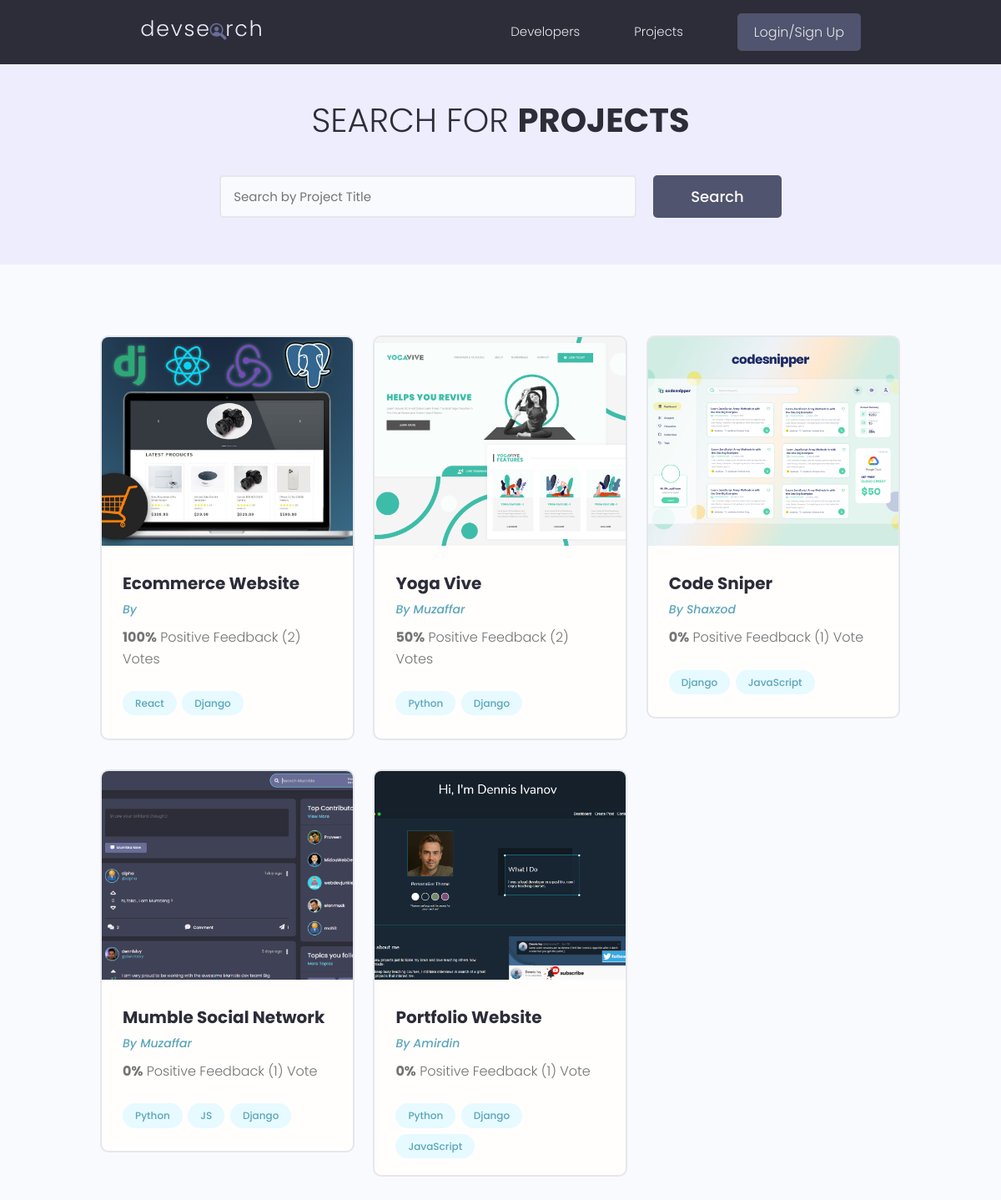
/projects/, run on the app's committed database.
### projects/models.py (models this page shows, shortened)
class Project(models.Model):
    owner = models.ForeignKey(
        Profile, null=True, blank=True, on_delete=models.CASCADE)
    title = models.CharField(max_length=200)
    description = models.TextField(null=True, blank=True)
    featured_image = models.ImageField(null=True, blank=True, default="default.jpg")
    demo_link = models.CharField(max_length=2000, null=True, blank=True)
    source_link = models.CharField(max_length=2000, null=True, blank=True)
    tags = models.ManyToManyField('Tag', blank=True)
    vote_total = models.IntegerField(default=0, null=True, blank=True)
    vote_ratio = models.IntegerField(default=0, null=True, blank=True)
    created = models.DateTimeField(auto_now_add=True)
    id = models.UUIDField(default=uuid.uuid4, unique=True,
                          primary_key=True, editable=False)
    class Meta:
        ordering = ['-vote_ratio', '-vote_total', 'title']
    @property
    def imageURL(self):
        try:
            url = self.featured_image.url
        except:
            url = ''
        return url

class Tag(models.Model):
    name = models.CharField(max_length=200)
    created = models.DateTimeField(auto_now_add=True)
    id = models.UUIDField(default=uuid.uuid4, unique=True,
                          primary_key=True, editable=False)
    def __str__(self):
        return self.name

### users/models.py (models this page shows, shortened)
class Profile(models.Model):
    user = models.OneToOneField(
        User, on_delete=models.CASCADE, null=True, blank=True)
    name = models.CharField(max_length=200, blank=True, null=True)
    email = models.EmailField(max_length=500, blank=True, null=True)
    username = models.CharField(max_length=200, blank=True, null=True)
    location = models.CharField(max_length=200, blank=True, null=True)
    short_intro = models.CharField(max_length=200, blank=True, null=True)
    bio = models.TextField(blank=True, null=True)
    profile_image = models.ImageField(null=True, blank=True, upload_to='profiles/', default="profiles/user-default.png")
    social_github = models.CharField(max_length=200, blank=True, null=True)
    social_twitter = models.CharField(max_length=200, blank=True, null=True)
    social_linkedin = models.CharField(max_length=200, blank=True, null=True)
    social_youtube = models.CharField(max_length=200, blank=True, null=True)
    social_website = models.CharField(max_length=200, blank=True, null=True)
    created = models.DateTimeField(auto_now_add=True)
    id = models.UUIDField(default=uuid.uuid4, unique=True,
                          primary_key=True, editable=False)
    class Meta:
        ordering = ['created']

### projects/views.py (the view)
# urls.py: path('projects/', views.getProjects),
def projects(request):
    projects, search_query = searchProjects(request)
    custom_range, projects = paginateProjects(request, projects, 6)
    context = {'projects': projects,
               'search_query': search_query, 'custom_range': custom_range}
    return render(request, 'projects/projects.html', context)

### projects/utils.py (called while the page is built)
def paginateProjects(request, projects, results):
    page = request.GET.get('page')
    paginator = Paginator(projects, results)
    try:
        projects = paginator.page(page)
    except PageNotAnInteger:
        page = 1
        projects = paginator.page(page)
    except EmptyPage:
        page = paginator.num_pages
        projects = paginator.page(page)
    leftIndex = (int(page) - 4)
    if leftIndex < 1:
        leftIndex = 1
    rightIndex = (int(page) + 5)
    if rightIndex > paginator.num_pages:
        rightIndex = paginator.num_pages + 1
    custom_range = range(leftIndex, rightIndex)
    return custom_range, projects

def searchProjects(request):
    search_query = ''
    if request.GET.get('search_query'):
        search_query = request.GET.get('search_query')
    tags = Tag.objects.filter(name__icontains=search_query)
    projects = Project.objects.distinct().filter(
        Q(title__icontains=search_query) |
        Q(description__icontains=search_query) |
        Q(owner__name__icontains=search_query) |
        Q(tags__in=tags)
    )
    return projects, search_query

### projects/templates/projects/projects.html (shortened to what this page needs)
{% extends 'main.html' %}
{% block content %}
<main class="projects">
    <section class="hero-section text-center">
        <div class="container container--narrow">
            <div class="hero-section__box">
                <h2>Search for <span>Projects</span></h2>
            </div>
            <div class="hero-section__search">
                <form id='searchForm' class="form" action="{% url 'projects' %}" method="get">
                    <div class="form__field">
                        <input class="input input--text" id="formInput#search" type="text" name="search_query"
                            placeholder="Search by Project Title" value="{{search_query}}" />
                    </div>
                    <input class="btn btn--sub btn--lg" type="submit" value="Search" />
                </form>
            </div>
        </div>
    </section>
    <section class="projectsList">
        <div class="container">
            <div class="grid grid--three">
                {% for project in projects %}
                <div class="column">
                    <div class="card project">
                        <a href="{% url 'project' project.id %}" class="project">
                            <img class="project__thumbnail" src="{{project.imageURL}}" alt="project thumbnail" />
                            <div class="card__body">
                                <h3 class="project__title">{{project.title}}</h3>
                                <p><a class="project__author" href="{% url 'user-profile' project.owner.id %}">By
                                        {{project.owner.name}}</a>
                                </p>
                                <p class="project--rating">
                                    <span style="font-weight: bold;">{{project.vote_ratio}}%</span> Positive
                                    Feedback ({{project.vote_total}}) Vote{{project.vote_total|pluralize:"s"}}
                                </p>
                                <div class="project__tags">
                                    {% for tag in project.tags.all %}
                                    <span class="tag tag--pill tag--main">
                                        <small>{{tag}}</small>
                                    </span>
                                    {% endfor %}
                                </div>
                            </div>
                        </a>
                    </div>
                </div>
                {% endfor %}
            </div>
        </div>
    </section>
</main>
{% endblock %}

### templates/main.html (shortened to what this page needs)
<!DOCTYPE html>
{% load static %}
<html>
<head>
    <link rel="stylesheet" href="https://cdn.iconmonstr.com/1.3.0/css/iconmonstr-iconic-font.min.css" />
    <link rel="stylesheet" href="{% static 'uikit/styles/uikit.css' %}" />
    <link rel="stylesheet" href="{% static 'styles/app.css' %}" />
</head>
<body>
    {% include 'navbar.html' %}
    {% block content %}
    {% endblock content %}
</body>
</html>

### templates/navbar.html (shortened to what this page needs)
{% load static %}
<header class="header">
    <div class="container container--narrow">
        <a href="{% url 'profiles' %}" class="header__logo">
            <img src="{% static 'images/logo.svg' %} " alt="DevSearch Logo" />
        </a>
        <nav class="header__nav">
            <ul class="header__menu">
                <li class="header__menuItem"><a href="{% url 'profiles' %}">Developers</a></li>
                <li class="header__menuItem"><a href="{% url 'projects' %}">Projects</a></li>
                {% if request.user.is_authenticated %}
                <li class="header__menuItem"><a href="{% url 'inbox' %}">Inbox</a></li>
                <li class="header__menuItem"><a href="{% url 'account' %}">Account</a></li>
                <li class="header__menuItem"><a href="{% url 'logout' %}" class="btn btn--sub">Logout</a></li>
                {% else %}
                <li class="header__menuItem"><a href="{% url 'login' %}" class="btn btn--sub">Login/Sign Up</a></li>
                {% endif %}
            </ul>
        </nav>
    </div>
</header>

### static/styles/app.css (style rules this page uses)
:root { --color-sub: #2d2d39; }
.btn--sub { background-color: var(--color-sub-light); }
.card { border: 2px solid var(--color-light); }
img { width: 100%; }
.header { position: sticky; z-index: 111; background-color: var(--color-sub); padding: 1.5rem 0; }
.header > .container { display: flex; justify-content: space-between; align-items: center; }
.header__logo > img { height: 3.8rem; }
.header__nav > ul { display: inline-flex; align-items: center; list-style: none; gap: 6.5rem; }
.header__menuItem > a { color: var(--color-light); font-weight: 300; }
.hero-section { height: 40vh; display: flex; align-items: center; background-color: var(--color-sub); }
.hero-section__box { margin-bottom: 4rem; }
.hero-section__box > h2, .hero-section__box > h2 > span { font-size: 4rem; color: var(--color-light); line-height: 1.3; text-transform: uppercase; }
.hero-section__box > h2 { font-weight: 300; }
.hero-section__box > h2 > span { font-weight: 700; }
.hero-section__search > .form { display: flex; align-items: center; justify-content: center; gap: 2rem; }
.hero-section__search > .form input.input--text { width: 50rem; }
.project__author { font-size: 1.4rem; font-style: italic; }
.project--rating { margin-bottom: 1.6em; margin-top: .5em; }
.projects > .hero-section { background: var(--color-sub-lighter); height: 30vh; }
.projects .hero-section__box { margin-bottom: 2.5rem; }
.projects .hero-section__box > h2 { color: var(--color-sub); }
.projects .hero-section__box > h2 > span { font-weight: 700; color: var(--color-sub); }
.projectsList { margin-top: 8rem; }
.project__thumbnail { height: 25rem; object-fit: cover; object-position: top center; }
.project__title { font-size: 2rem; font-weight: 700; color: var(--color-sub); }

### static/uikit/styles/modules/_variables.css (style rules this page uses)
:root { --color-main: #5aa5b9; --color-main-light: #e6faff; --color-sub: #3f4156; --color-sub-light: #51546e; --color-sub-lighter: #ededfd; --color-text: #737373; --color-gray: #8b8b8b; --color-light: #e5e7eb; --color-light-gray: #767676; --color-bg: #f8fafd; --color-white: #fffefd; --color-white-light: #f3f3f3; --color-success: #359e64; --color-success-bg: #def8e8; --color-error: #fc4b0b; --color-error-bg: #fff2ee; --font-base: 'Poppins', arial, helvetica, 'Segoe UI', roboto, ubuntu, sans-serif; --font-monospace: 'Fira Code', 'Courier New', courier, monospace; --font-regular: 300; --font-medium: 500; --font-bold: 700; --generic-shadow: 1px 1px 5px #00000010; --generic-transition: all 0.3s ease-in-out; }

### static/uikit/styles/modules/_base.css (style rules this page uses)
* { margin: 0; padding: 0; box-sizing: border-box; text-rendering: optimizeLegibility; color: inherit; font-size: inherit; }
html { font-size: 50%; }
@media only screen and (min-width: 480px) { html { font-size: 56.25%; } }
@media only screen and (min-width: 1200px) { html { font-size: 62.5%; } }
body { line-height: 1.6; font-weight: 400; font-size: 1.5rem; color: var(--color-text); background-color: var(--color-bg); min-height: 100vh; }

### static/uikit/styles/modules/_typography.css (style rules this page uses)
* { font-family: var(--font-base); }
h2 { font-size: 3.6rem; font-weight: var(--font-bold); }
h3 { font-size: 3.2rem; font-weight: var(--font-medium); }
p, span, strong { font-size: 1.6rem; color: var(--color-text); font-weight: var(--font-regular); }
a { padding-bottom: 2px; text-decoration: none; display: inline-block; color: var(--color-main); font-weight: var(--font-medium); }

### static/uikit/styles/modules/_utilities.css (style rules this page uses)
.container { width: 92%; max-width: 165rem; margin: 0 auto; box-sizing: border-box; }
.container--narrow { width: 92%; max-width: 120rem; }
@media screen and (min-width: 1000px) { .container { width: 90%; } }
@media screen and (min-width: 1000px) { .container--narrow { width: 85%; } }
@media screen and (min-width: 1200px) { .container { width: 80%; } }
@media screen and (min-width: 1200px) { .container--narrow { width: 72%; } }
.text-center { text-align: center; }

### static/uikit/styles/modules/_button.css (style rules this page uses)
.btn { display: inline-block; position: relative; cursor: pointer; background-color: var(--color-light); font-weight: var(--font-medium); color: var(--color-sub); text-decoration: none; padding: 1rem 2rem; border-radius: 0.5rem; border: none; width: -webkit-fit-content; width: -moz-fit-content; width: fit-content; height: -webkit-fit-content; height: -moz-fit-content; height: fit-content; font-size: 1.6rem; outline-width: 0; outline-color: transparent; -webkit-backface-visibility: hidden; backface-visibility: hidden; transition: all 0.3s ease-in-out; }
.btn--sub { background-color: var(--color-sub); color: var(--color-white); }
.btn--lg { font-size: 1.8rem; padding: 1.2rem 4.5rem; }

### data on the page
Project: imageURL (picture), title "Ecommerce Website", vote_ratio "100", vote_total "2"
Tag: name "React"
Tag: name "Django"
Project: imageURL (picture), title "Yoga Vive", owner.name "Muzaffar", vote_ratio "50", vote_total "2"
Tag: name "Python"
Project: imageURL (picture), title "Code Sniper", owner.name "Shaxzod", vote_ratio "0", vote_total "1"
Tag: name "JavaScript"
Project: imageURL (picture), title "Mumble Social Network", owner.name "Muzaffar", vote_ratio "0", vote_total "1"
Tag: name "JS"
Project: imageURL (picture), title "Portfolio Website", owner.name "Amirdin", vote_ratio "0", vote_total "1"
